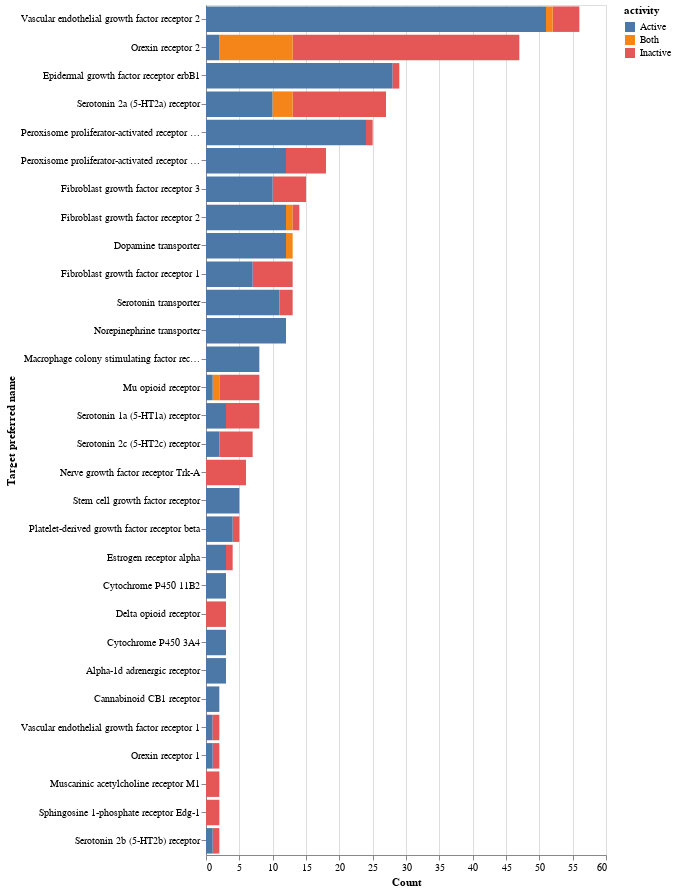

The notebook cell this image was saved under:
### Code cell
temp = out_df.groupby('pref_name').filter(lambda x : len(x)>1)
ch = alt.Chart(temp).mark_bar()

# ch = ch.encode(
#     x = alt.X('pref_name', sort='-y', title='Target preferred name'),
#     y = alt.Y('count()'),
#     color=alt.Color('activity'),
#     order=alt.Order('activity', sort='ascending'),
# )

ch = ch.encode(
    y = alt.Y('pref_name', sort='-x', title='Target preferred name'),
    x = alt.X('count()', title='Count'),
    color=alt.Color('activity'),
    order=alt.Order('activity', sort='ascending'),
    tooltip=['count()',]
).properties(height=850,width=400)

ch.configure_axisY(
titleFontSize=13,
).configure_axisX(
titleFontSize=13
).configure_axisBottom(labelAngle=-35).configure_header(
    titleFontSize=40, 
    labelFontSize=40
).configure_axisY(
    titleAngle=0,
    titleAlign="left",
    titleY=-10,
    titleX=-20,
    titleFontSize=16,
).configure_legend(orient='bottom',labelFontSize=22)

ch.interactive()

### Figure 1 — Vega-Lite specification as saved in the notebook (floating-point values rounded to 4 significant figures; data arrays with more than 128 entries replaced by an {"elided": "..."} marker saying what was removed)
{"config": {"view": {"continuousWidth": 400, "continuousHeight": 300}}, "data": {"name": "data-cf000d28920d1160eed2b071cc9fea2f"}, "mark": "bar", "encoding": {"color": {"type": "nominal", "field": "activity"}, "order": {"type": "nominal", "field": "activity", "sort": "ascending"}, "tooltip": [{"type": "quantitative", "aggregate": "count"}], "x": {"type": "quantitative", "aggregate": "count", "title": "Count"}, "y": {"type": "nominal", "field": "pref_name", "sort": "-x", "title": "Target preferred name"}}, "height": 850, "selection": {"selector028": {"type": "interval", "bind": "scales", "encodings": ["x", "y"]}}, "width": 400, "$schema": "https://vega.github.io/schema/vega-lite/v4.8.1.json", "datasets": {"data-cf000d28920d1160eed2b071cc9fea2f": {"elided": "357 records"}}}
